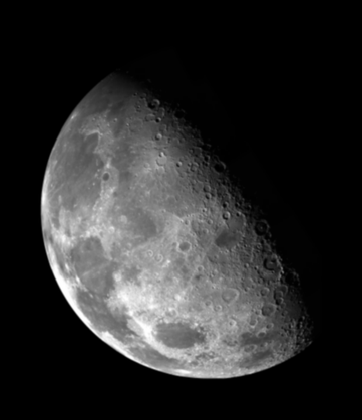
%> input picture Assignment 3/3/image2.tif, 362 x 420 px, shrunk from 466 x 540 before the run
$ octave Q3_99210294.m   (GNU Octave 9; MATLAB toolbox functions it lacks are replaced by stand-ins)
%> lines starting %> are read from the running program, lines starting %| are printed output that depends on the picture
main
function main()
    image = imread("image2.tif"); % read image
%> image is the input picture: size 420x362 uint8; min 0, max 254, mean 42.7
    bluredImage = imfilter(image , ones(3,3)/9);% blur image using matlab function
    mask = double(image) - double(bluredImage);% calcualte mask
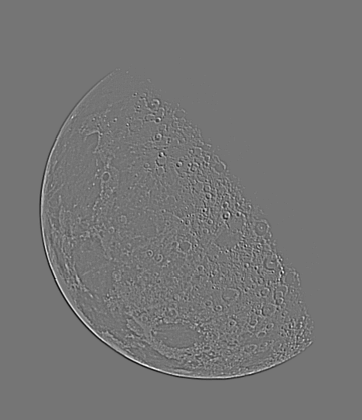
%> mask: size 420x362 double; min -36, max 42, mean 0; drawn with min black and max white

    %scale mask to 0 - 255
    firstMask = double(mask) - ones(size(mask))*(min(min(double(mask))));
    firstMask = uint8(255 * firstMask / max(max(firstMask)));
%> firstMask: size 420x362 uint8

    sharpedImage = uint8(image + 1 * uint8(mask));% calcualte sharped image
    highBoostsharpedImage = uint8(image + 6 * uint8(mask));% calcualte high boosted sharped image
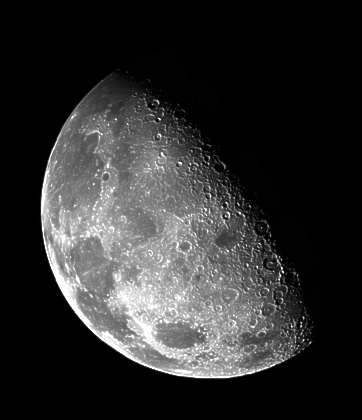
%> highBoostsharpedImage: size 420x362 uint8; min 0, max 255, mean 46.1

    %show images
    figure;
    subplot(231);
    imshow(image);
    title('Main Image')

    subplot(234);
    imshow(bluredImage);
    title('Blured Image')

    subplot(232);
    imshow(uint8(mask) , []);
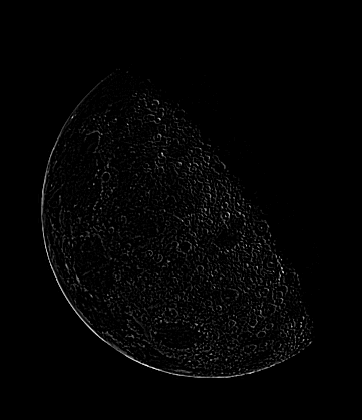
%> displayed picture: size 420x362, on the screen's scale of 0 to 255; min 0, max 255, mean 3.8
    title('Mask')

    subplot(235);
    imshow(firstMask);
    title('Scaled Mask')

    subplot(233);
    imshow(sharpedImage);
    title('Unsharp Masking')

    subplot(236);
    imshow(highBoostsharpedImage);
    title('High boost Filtering')

end

$ run again, with Assignment 3/3/image.tif copied over Assignment 3/3/image2.tif
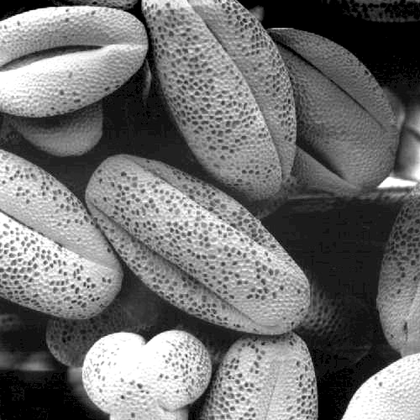
%> input picture Assignment 3/3/image.tif, 420 x 420 px, shrunk from 500 x 500 before the run
%> in main, image is the input picture: size 420x420 uint8; min 0, max 255, mean 113.2
%> in main, `firstMask = double(mask) - ones(size(mask))*(min(min(double(mask))));`:
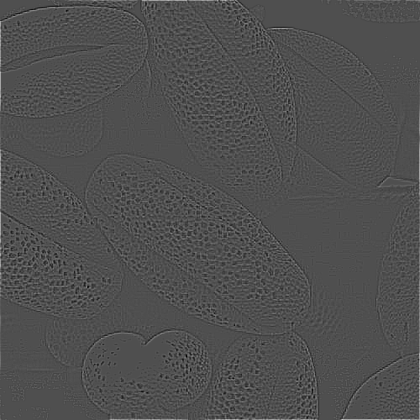
%> firstMask: size 420x420 double; min 0, max 204, mean 79.4
%> in main, `imshow(uint8(mask) , []);`:
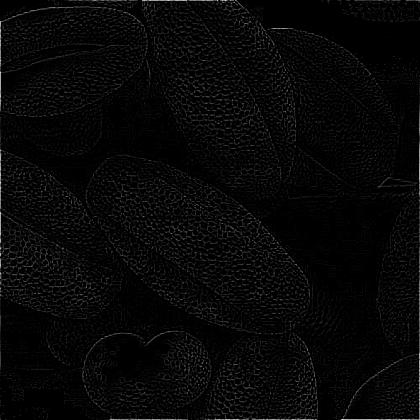
%> displayed picture: size 420x420, on the screen's scale of 0 to 255; min 0, max 255, mean 7.2
